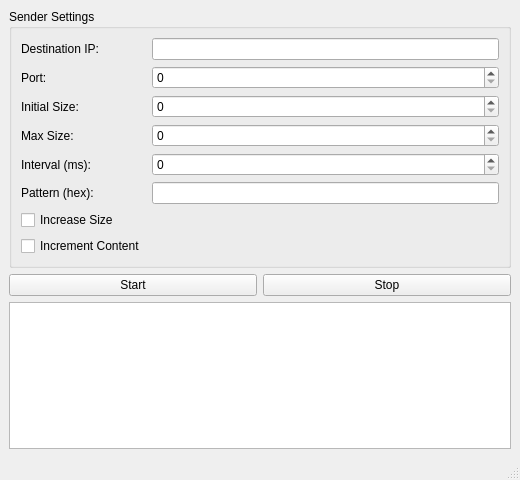
<?xml version="1.0" encoding="UTF-8"?>
<ui version="4.0">
 <class>MainWindow</class>
 <widget class="QMainWindow" name="MainWindow">
  <property name="geometry">
   <rect>
    <x>0</x>
    <y>0</y>
    <width>520</width>
    <height>480</height>
   </rect>
  </property>
  <property name="windowTitle">
   <string>UDP Sender</string>
  </property>
  <widget class="QWidget" name="centralwidget">
   <layout class="QVBoxLayout" name="verticalLayout">

    <!-- Settings Group -->
    <item>
     <widget class="QGroupBox" name="groupBox">
      <property name="title">
       <string>Sender Settings</string>
      </property>
      <layout class="QGridLayout" name="gridLayout">

       <item row="0" column="0">
        <widget class="QLabel" name="label_ip">
         <property name="text">
          <string>Destination IP:</string>
         </property>
        </widget>
       </item>

       <item row="0" column="1">
        <widget class="QLineEdit" name="ipLineEdit"/>
       </item>

       <item row="1" column="0">
        <widget class="QLabel" name="label_port">
         <property name="text">
          <string>Port:</string>
         </property>
        </widget>
       </item>

       <item row="1" column="1">
        <widget class="QSpinBox" name="portSpinBox">
         <property name="maximum">
          <number>65535</number>
         </property>
        </widget>
       </item>

       <item row="2" column="0">
        <widget class="QLabel" name="label_size">
         <property name="text">
          <string>Initial Size:</string>
         </property>
        </widget>
       </item>

       <item row="2" column="1">
        <widget class="QSpinBox" name="sizeSpinBox">
         <property name="maximum">
          <number>65507</number>
         </property>
        </widget>
       </item>

       <item row="3" column="0">
        <widget class="QLabel" name="label_maxSize">
         <property name="text">
          <string>Max Size:</string>
         </property>
        </widget>
       </item>

       <item row="3" column="1">
        <widget class="QSpinBox" name="maxSizeSpinBox">
         <property name="maximum">
          <number>65507</number>
         </property>
        </widget>
       </item>

       <item row="4" column="0">
        <widget class="QLabel" name="label_interval">
         <property name="text">
          <string>Interval (ms):</string>
         </property>
        </widget>
       </item>

       <item row="4" column="1">
        <widget class="QSpinBox" name="intervalSpinBox">
         <property name="maximum">
          <number>60000</number>
         </property>
        </widget>
       </item>

       <item row="5" column="0">
        <widget class="QLabel" name="label_pattern">
         <property name="text">
          <string>Pattern (hex):</string>
         </property>
        </widget>
       </item>

       <item row="5" column="1">
        <widget class="QLineEdit" name="patternLineEdit"/>
       </item>

       <item row="6" column="0">
        <widget class="QCheckBox" name="incSizeCheckBox">
         <property name="text">
          <string>Increase Size</string>
         </property>
        </widget>
       </item>

       <item row="7" column="0">
        <widget class="QCheckBox" name="incContentCheckBox">
         <property name="text">
          <string>Increment Content</string>
         </property>
        </widget>
       </item>

      </layout>
     </widget>
    </item>

    <!-- Start / Stop Buttons -->
    <item>
     <layout class="QHBoxLayout" name="buttonLayout">
      <item>
       <widget class="QPushButton" name="startButton">
        <property name="text">
         <string>Start</string>
        </property>
       </widget>
      </item>
      <item>
       <widget class="QPushButton" name="stopButton">
        <property name="text">
         <string>Stop</string>
        </property>
       </widget>
      </item>
     </layout>
    </item>

    <!-- Log Window -->
    <item>
     <widget class="QTextEdit" name="logTextEdit">
      <property name="readOnly">
       <bool>true</bool>
      </property>
     </widget>
    </item>

   </layout>
  </widget>

  <widget class="QMenuBar" name="menubar"/>
  <widget class="QStatusBar" name="statusbar"/>

 </widget>
 <resources/>
 <connections/>
</ui>
